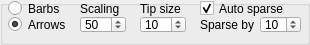
          <widget class="QGroupBox" name="groupBox_14">
           <property name="minimumSize">
            <size>
             <width>0</width>
             <height>45</height>
            </size>
           </property>
           <property name="maximumSize">
            <size>
             <width>310</width>
             <height>16777215</height>
            </size>
           </property>
           <property name="title">
            <string/>
           </property>
           <widget class="QLabel" name="windVectorScaleFactorLabel">
            <property name="geometry">
             <rect>
              <x>80</x>
              <y>0</y>
              <width>73</width>
              <height>17</height>
             </rect>
            </property>
            <property name="text">
             <string>Scaling</string>
            </property>
           </widget>
           <widget class="QDoubleSpinBox" name="windVectorScaleFactor">
            <property name="geometry">
             <rect>
              <x>80</x>
              <y>16</y>
              <width>46</width>
              <height>17</height>
             </rect>
            </property>
            <property name="minimumSize">
             <size>
              <width>12</width>
              <height>0</height>
             </size>
            </property>
            <property name="maximumSize">
             <size>
              <width>46</width>
              <height>16777215</height>
             </size>
            </property>
            <property name="focusPolicy">
             <enum>Qt::ClickFocus</enum>
            </property>
            <property name="keyboardTracking">
             <bool>false</bool>
            </property>
            <property name="decimals">
             <number>0</number>
            </property>
            <property name="minimum">
             <double>1.000000000000000</double>
            </property>
            <property name="maximum">
             <double>100.000000000000000</double>
            </property>
            <property name="singleStep">
             <double>1.000000000000000</double>
            </property>
            <property name="value">
             <double>50.000000000000000</double>
            </property>
           </widget>
           <widget class="QRadioButton" name="windVectorBarbOption">
            <property name="geometry">
             <rect>
              <x>8</x>
              <y>0</y>
              <width>82</width>
              <height>17</height>
             </rect>
            </property>
            <property name="text">
             <string>Barbs</string>
            </property>
           </widget>
           <widget class="QRadioButton" name="windVectorArrowOption">
            <property name="geometry">
             <rect>
              <x>8</x>
              <y>16</y>
              <width>82</width>
              <height>17</height>
             </rect>
            </property>
            <property name="text">
             <string>Arrows</string>
            </property>
            <property name="checked">
             <bool>true</bool>
            </property>
           </widget>
           <widget class="QCheckBox" name="autoSparseCheckBox">
            <property name="geometry">
             <rect>
              <x>200</x>
              <y>0</y>
              <width>105</width>
              <height>17</height>
             </rect>
            </property>
            <property name="text">
             <string>Auto sparse</string>
            </property>
            <property name="checked">
             <bool>true</bool>
            </property>
           </widget>
           <widget class="QDoubleSpinBox" name="windVectorSparseness">
            <property name="geometry">
             <rect>
              <x>260</x>
              <y>16</y>
              <width>41</width>
              <height>17</height>
             </rect>
            </property>
            <property name="minimumSize">
             <size>
              <width>12</width>
              <height>0</height>
             </size>
            </property>
            <property name="maximumSize">
             <size>
              <width>46</width>
              <height>16777215</height>
             </size>
            </property>
            <property name="focusPolicy">
             <enum>Qt::ClickFocus</enum>
            </property>
            <property name="keyboardTracking">
             <bool>false</bool>
            </property>
            <property name="decimals">
             <number>0</number>
            </property>
            <property name="minimum">
             <double>1.000000000000000</double>
            </property>
            <property name="maximum">
             <double>100.000000000000000</double>
            </property>
            <property name="singleStep">
             <double>1.000000000000000</double>
            </property>
            <property name="value">
             <double>10.000000000000000</double>
            </property>
           </widget>
           <widget class="QLabel" name="windVectorSparsenessLabel">
            <property name="geometry">
             <rect>
              <x>200</x>
              <y>16</y>
              <width>65</width>
              <height>17</height>
             </rect>
            </property>
            <property name="text">
             <string>Sparse by</string>
            </property>
           </widget>
           <widget class="QDoubleSpinBox" name="windVectorTipSize">
            <property name="geometry">
             <rect>
              <x>140</x>
              <y>16</y>
              <width>46</width>
              <height>17</height>
             </rect>
            </property>
            <property name="minimumSize">
             <size>
              <width>12</width>
              <height>0</height>
             </size>
            </property>
            <property name="maximumSize">
             <size>
              <width>46</width>
              <height>16777215</height>
             </size>
            </property>
            <property name="focusPolicy">
             <enum>Qt::ClickFocus</enum>
            </property>
            <property name="keyboardTracking">
             <bool>false</bool>
            </property>
            <property name="decimals">
             <number>0</number>
            </property>
            <property name="minimum">
             <double>2.000000000000000</double>
            </property>
            <property name="maximum">
             <double>30.000000000000000</double>
            </property>
            <property name="singleStep">
             <double>1.000000000000000</double>
            </property>
            <property name="value">
             <double>10.000000000000000</double>
            </property>
           </widget>
           <widget class="QLabel" name="windVectorHeadSizeLabel">
            <property name="geometry">
             <rect>
              <x>140</x>
              <y>0</y>
              <width>61</width>
              <height>17</height>
             </rect>
            </property>
            <property name="text">
             <string>Tip size</string>
            </property>
           </widget>
          </widget>
